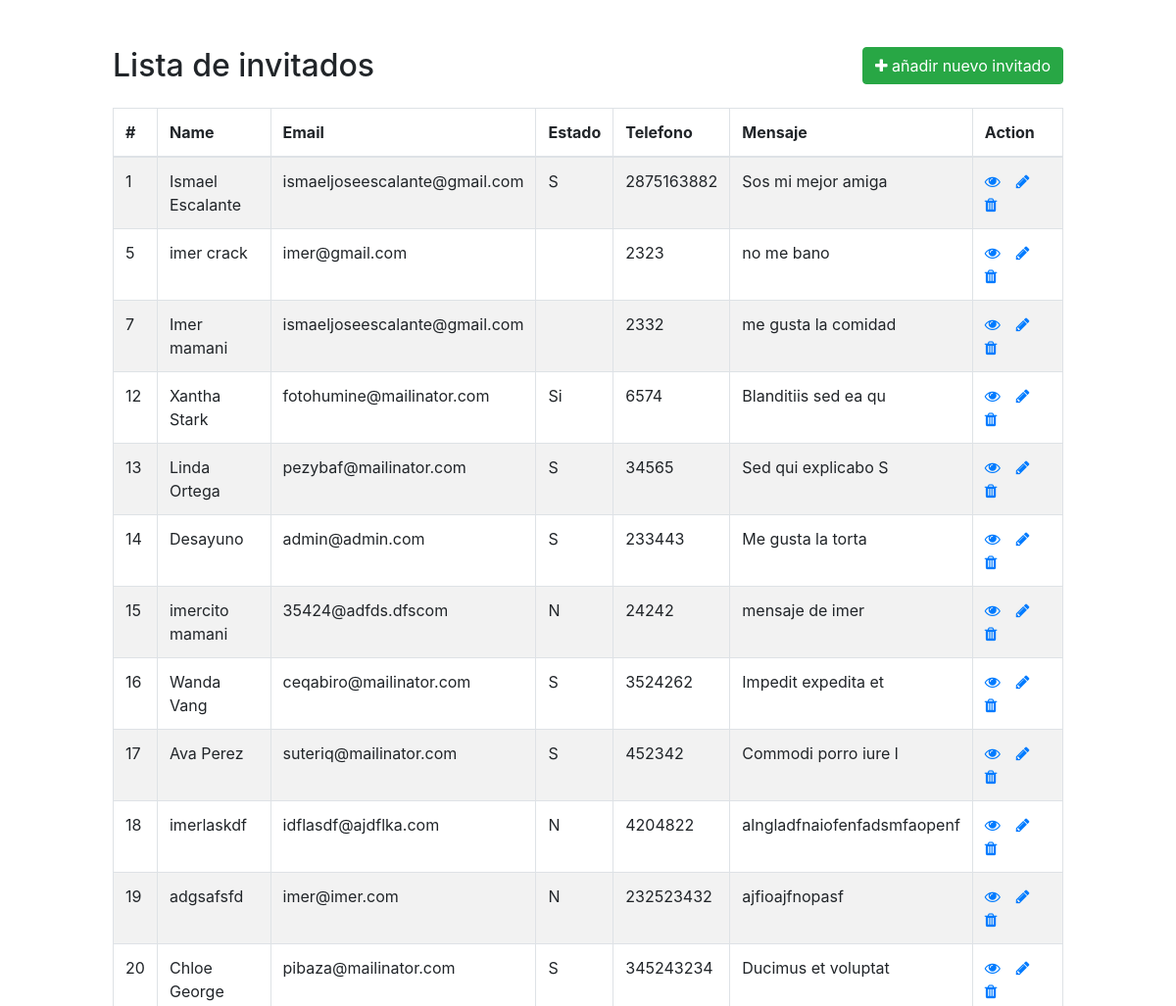
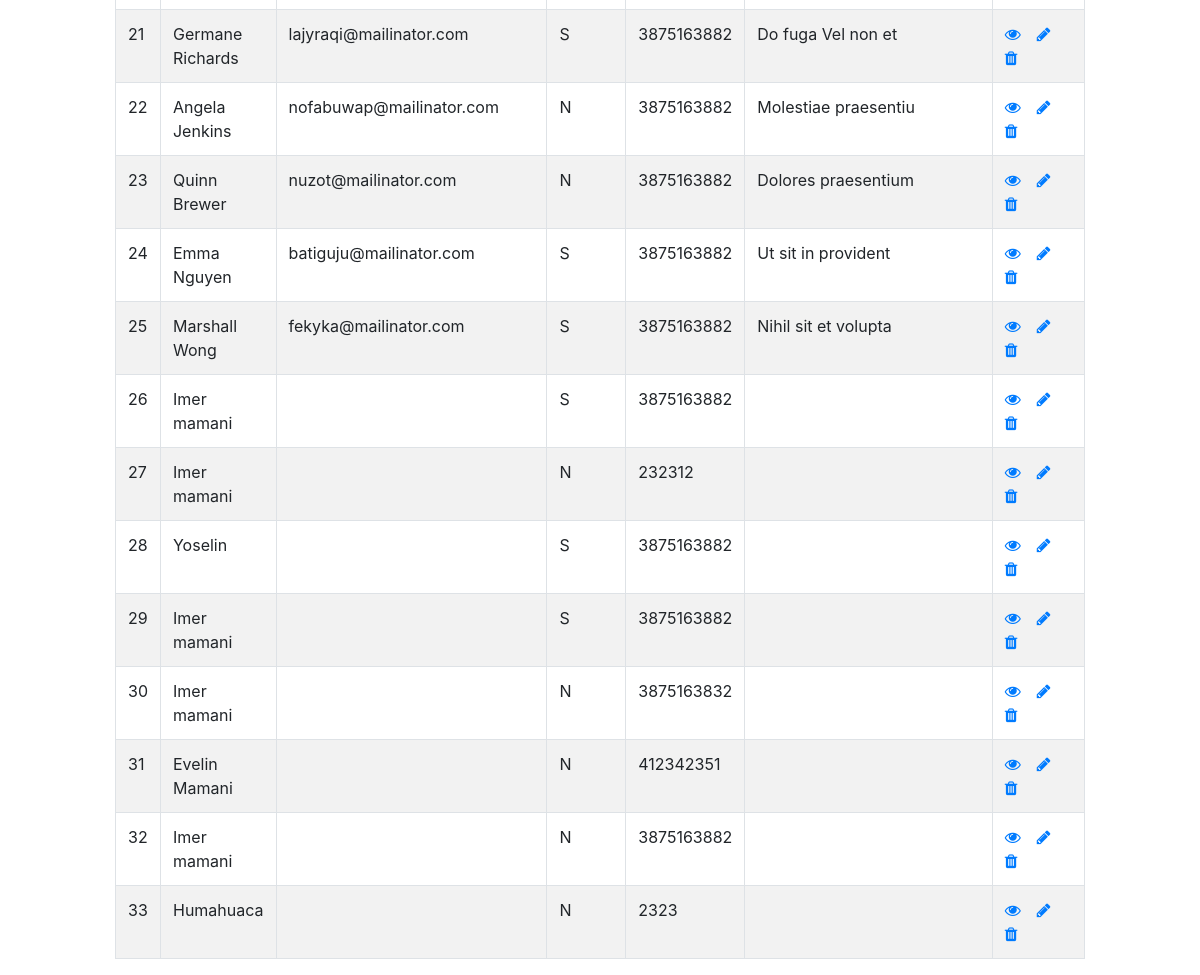
/invitados.php, run on the app's committed database (2 pictures, top to bottom).
### tables this page shows
CREATE TABLE `invitados` (
  `id` int(11) NOT NULL,
  `name` varchar(100) NOT NULL,
  `email` varchar(255) ,
  `status` varchar(2) NOT NULL,
  `message` varchar(255) ,
  `phone` varchar(12) NOT NULL
);

### invitados.php (the view, shortened to what this page needs)
<!DOCTYPE html>
<html lang="en">
<head>
    <link rel="stylesheet" href="https://stackpath.bootstrapcdn.com/bootstrap/4.5.2/css/bootstrap.min.css">
    <link rel="stylesheet" href="https://maxcdn.bootstrapcdn.com/font-awesome/4.7.0/css/font-awesome.min.css">
</head>
<body>
    <div class="wrapper">
        <div class="container-fluid">
            <div class="row">
                <div class="col-md-12 col-lg-10 offset-lg-1">
                    <div class="mt-5 mb-3 clearfix">
                        <h2 class="pull-left">Lista de invitados</h2>
                        <a href="create.php" class="btn btn-success pull-right"><i class="fa fa-plus"></i> añadir nuevo invitado</a>
                    </div>
                    <?php
                    require_once "config.php";
                    $sql = "SELECT * FROM invitados";
                    if($result = mysqli_query($link, $sql)){
                        if(mysqli_num_rows($result) > 0){
                            echo '<table class="table table-bordered table-striped">';
                                echo "<thead>";
                                    echo "<tr>";
                                        echo "<th>#</th>";
                                        echo "<th>Name</th>";
                                        echo "<th>Email</th>";
                                        echo "<th>Estado</th>";
                                        echo "<th>Telefono</th>";
                                        echo "<th>Mensaje</th>";
                                        echo "<th>Action</th>";
                                    echo "</tr>";
                                echo "</thead>";
                                echo "<tbody>";
                                while($row = mysqli_fetch_array($result)){
                                    echo "<tr>";
                                        echo "<td>" . $row['id'] . "</td>";
                                        echo "<td>" . $row['name'] . "</td>";
                                        echo "<td>" . $row['email'] . "</td>";
                                        echo "<td>" . $row['status'] . "</td>";
                                        echo "<td>" . $row['phone'] . "</td>";
                                        echo "<td>" . $row['message'] . "</td>";
                                        echo "<td>";
                                            echo '<a href="read.php?id='. $row['id'] .'" class="mr-3" title="Ver invitado" data-toggle="tooltip"><span class="fa fa-eye"></span></a>';
                                            echo '<a href="update.php?id='. $row['id'] .'" class="mr-3" title="Editar invitado" data-toggle="tooltip"><span class="fa fa-pencil"></span></a>';
                                            echo '<a href="delete.php?id='. $row['id'] .'" title="Eliminar invitado" data-toggle="tooltip"><span class="fa fa-trash"></span></a>';
                                        echo "</td>";
                                    echo "</tr>";
                                }
                                echo "</tbody>";
                            echo "</table>";
                        } else{
                            echo '<div class="alert alert-danger"><em>No records were found.</em></div>';
                        }
                    } else{
                        echo "Oops! Something went wrong. Please try again later.";
                    }
                    ?>
                </div>
            </div>
        </div>
    </div>
</body>
</html>

### invitados.php (style rules this page uses)
table tr td:last-child { width: 120px; }

### data on the page
invitados: id "1", name "Ismael Escalante", email "ismaeljoseescalante@gmail.com", status "S", phone "2875163882", message "Sos mi mejor amiga"
invitados: id "5", name "imer crack", email "imer@gmail.com", phone "2323", message "no me bano"
invitados: id "7", name "Imer mamani", email "ismaeljoseescalante@gmail.com", phone "2332", message "me gusta la comidad"
invitados: id "12", name "Xantha Stark", email "fotohumine@mailinator.com", status "Si", phone "6574", message "Blanditiis sed ea qu"
invitados: id "13", name "Linda Ortega", email "pezybaf@mailinator.com", status "S", phone "34565", message "Sed qui explicabo S"
invitados: id "14", name "Desayuno", email "admin@admin.com", status "S", phone "233443", message "Me gusta la torta"
invitados: id "15", name "imercito mamani", email "35424@adfds.dfscom", status "N", phone "24242", message "mensaje de imer"
invitados: id "16", name "Wanda Vang", email "ceqabiro@mailinator.com", status "S", phone "3524262", message "Impedit expedita et"
invitados: id "17", name "Ava Perez", email "suteriq@mailinator.com", status "S", phone "452342", message "Commodi porro iure l"
invitados: id "18", name "imerlaskdf", email "idflasdf@ajdflka.com", status "N", phone "4204822", message "alngladfnaiofenfadsmfaopenf"
invitados: id "19", name "adgsafsfd", email "imer@imer.com", status "N", phone "232523432", message "ajfioajfnopasf"
invitados: id "20", name "Chloe George", email "pibaza@mailinator.com", status "S", phone "345243234", message "Ducimus et voluptat"
invitados: id "21", name "Germane Richards", email "lajyraqi@mailinator.com", status "S", phone "3875163882", message "Do fuga Vel non et"
invitados: id "22", name "Angela Jenkins", email "nofabuwap@mailinator.com", status "N", phone "3875163882", message "Molestiae praesentiu"
invitados: id "23", name "Quinn Brewer", email "nuzot@mailinator.com", status "N", phone "3875163882", message "Dolores praesentium"
invitados: id "24", name "Emma Nguyen", email "batiguju@mailinator.com", status "S", phone "3875163882", message "Ut sit in provident"
invitados: id "25", name "Marshall Wong", email "fekyka@mailinator.com", status "S", phone "3875163882", message "Nihil sit et volupta"
invitados: id "26", name "Imer mamani", status "S", phone "3875163882"
invitados: id "27", name "Imer mamani", status "N", phone "232312"
invitados: id "28", name "Yoselin", status "S", phone "3875163882"
invitados: id "29", name "Imer mamani", status "S", phone "3875163882"
invitados: id "30", name "Imer mamani", status "N", phone "3875163832"
invitados: id "31", name "Evelin Mamani", status "N", phone "412342351"
invitados: id "32", name "Imer mamani", status "N", phone "3875163882"
invitados: id "33", name "Humahuaca", status "N", phone "2323"
